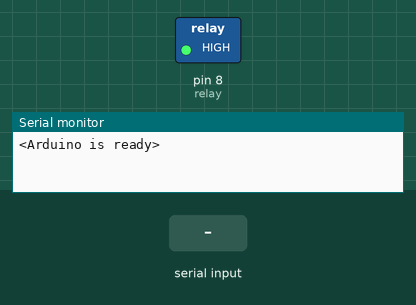
Bench run of a sketch on a simulated Arduino Uno, built with avr-gcc and run on an emulated ATmega328P. Shown: switched loads named in the sketch (green lamp = pin HIGH), the last lines printed to the serial monitor. Inputs (shaded band) come from the test bench.

Above: at 1.2 s.
1.3 s: "l" received over Serial
At 2.95 s:
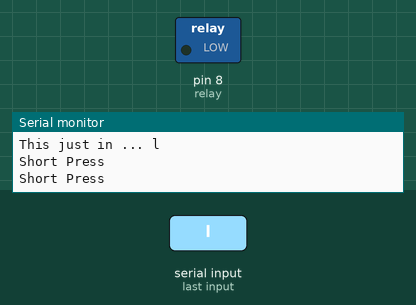
4.3 s: "S" received over Serial
At 5.5 s:
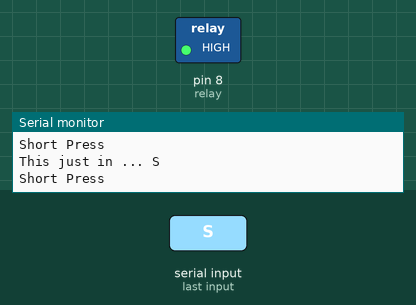
5.8 s: "L" received over Serial
At 6.9 s:
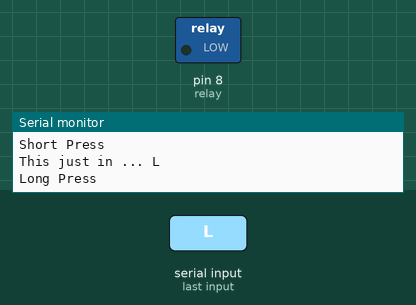
Timing chart, 0 to 8.8 s (numbered marks = the images above; inputs shaded):
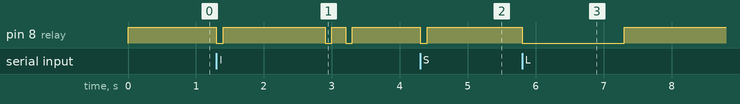

Measured:
- after the input at 1.3 s, pin 8 (relay): goes LOW 0.10 s, HIGH 1.5 s, LOW 0.10 s, HIGH 0.20 s, LOW 0.10 s, then HIGH, starting at once
- after the input at 4.3 s, pin 8 (relay): HIGH → LOW at once, → HIGH 0.10 s later
- after the input at 5.8 s, pin 8 (relay): HIGH → LOW at once, → HIGH 1.5 s later

The sketch:

humidifier.ino
```cpp
/*********
  Rui Santos
  Complete project details at https://randomnerdtutorials.com
*********/

// Relay pin is controlled with D8. The active wire is connected to Normally Closed and common
int relay = 8;
volatile byte relayState = LOW;

// Timer Variables
long lastDebounceTime = 0;
long debounceDelay = 10000;

void setup() {
  // Pin for relay module set as output
  pinMode(relay, OUTPUT);
  digitalWrite(relay, HIGH);
  // Serial communication for debugging purposes
  Serial.begin(9600);
  Serial.println("<Arduino is ready>");
}

//From https://forum.arduino.cc/index.php?topic=288234.0
char receivedChar;
boolean newData = false;

void recvOneChar() {
 if (Serial.available() > 0) {
    receivedChar = Serial.read();
    newData = true;
 }
}

void showNewData() {
 if (newData == true) {
   Serial.print("This just in ... ");
   Serial.println(receivedChar);
   newData = false;
 }
}

void shortPress(){
    digitalWrite(relay, LOW);
    Serial.println("Short Press");
    delay(100);
    digitalWrite(relay, HIGH);
}

void longPress(){
    digitalWrite(relay, LOW);
    Serial.println("Long Press");
    delay(1500);
    digitalWrite(relay, HIGH);
}

void loop() {
  recvOneChar();
  showNewData();
  if (receivedChar == 'S'){
    //Short press
    receivedChar = 'a';
    shortPress();
    delay(200);
  }
  if (receivedChar == 'L'){
    //long press
    receivedChar = 'a';
    longPress();
    delay(200);
  }
  if (receivedChar == 'h'){
    //high alert odor release
    receivedChar = 'a';
    shortPress();
    delay(5000);
    shortPress();
    delay(200);
    shortPress();
    delay(200);
  }
  if (receivedChar == 'l'){
    //low alert odor release
    receivedChar = 'a';
    shortPress();
    delay(1500);
    shortPress();
    delay(200);
    shortPress();
    delay(200);
  }
}
```
